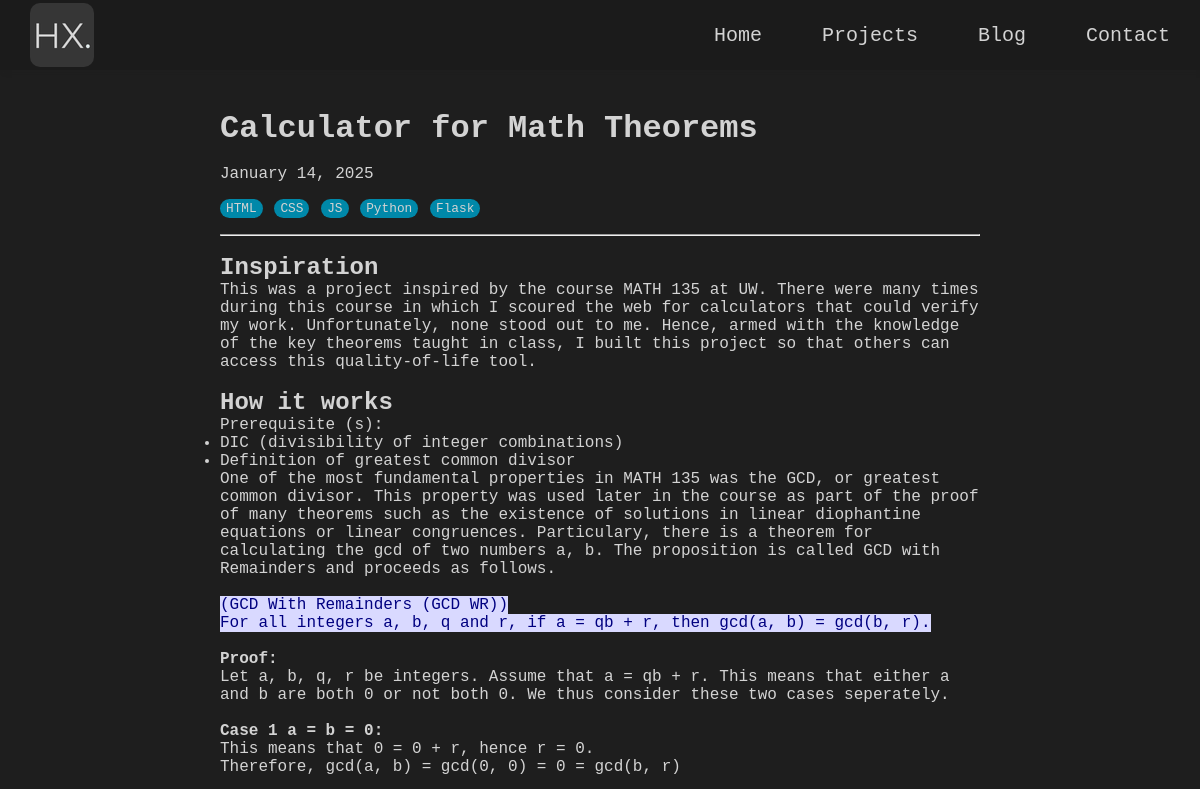
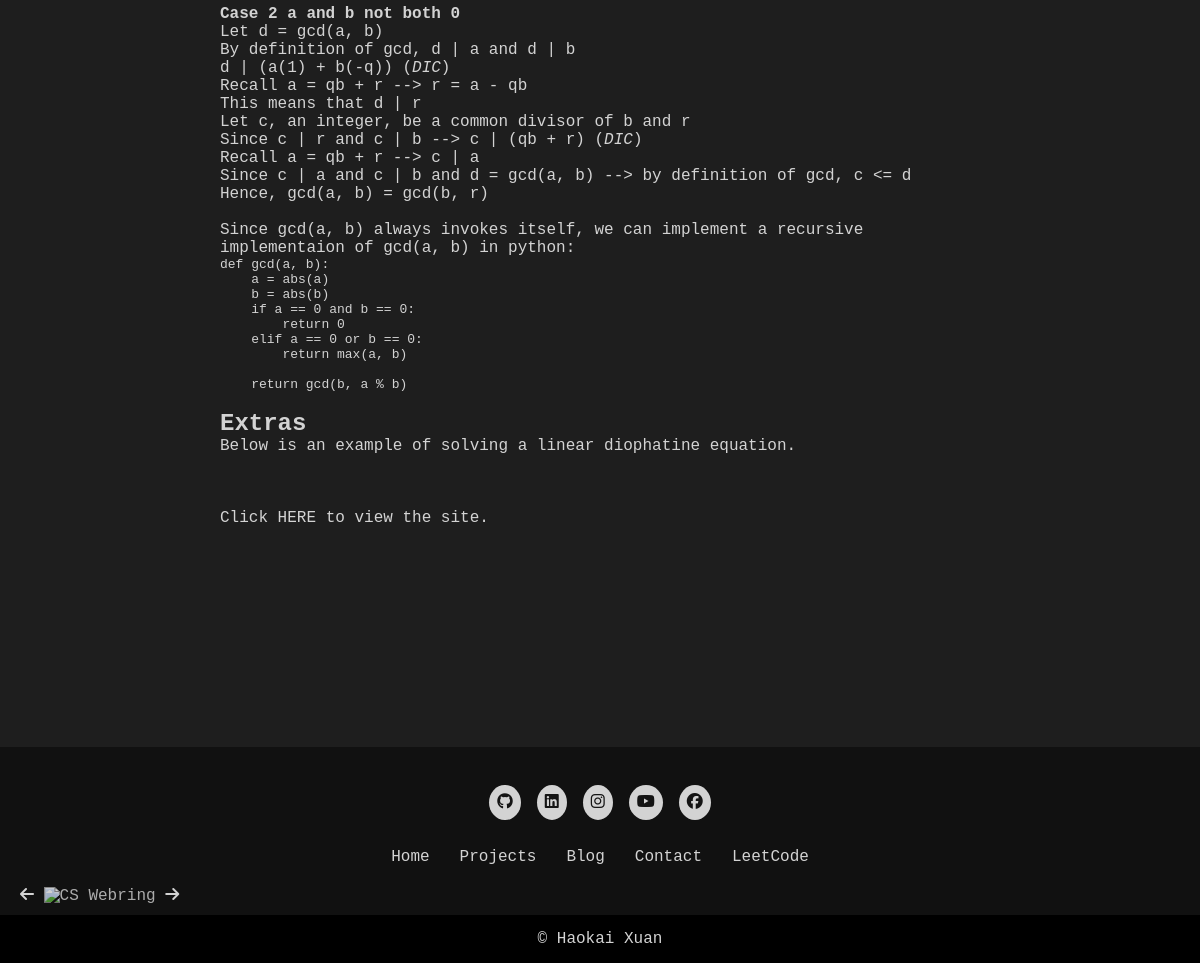
Screenshot of /projects/theorem-solver/ with the database file from the repository (2 pictures, top to bottom).
### main/models.py (models this page shows, shortened)
class Project(models.Model):
    title = models.CharField(max_length=200)
    slug = models.SlugField(unique=True, max_length=200)
    image = models.ImageField(upload_to='images/')
    description = models.TextField()
    content = RichTextField()
    date = models.DateTimeField()
    tags = models.ManyToManyField(Tag, related_name='projects')
    is_active = models.BooleanField(default=False)
    class Meta:
        ordering = ['-date']  # Sort by most recent

class Tag(models.Model):
    name = models.CharField(max_length=50)

### main/views.py (the view)
# urls.py: path('projects/<slug:slug>/', project_details_view, name='project_detail'),
def project_details_view(request, slug):
    project = get_object_or_404(Project, slug=slug)
    return render(request, 'main/project_detail.html', {'project': project})

### main/templates/main/project_detail.html (shortened to what this page needs)
{% extends 'main/base.html' %} {% load static %} {% block content %}
<div class="post-detail-container">
  <h1>{{ project.title }}</h1>
  <br>
  <p>{{ project.date|date:"F j, Y" }}</p>
  <br>
  <div class="tags">
    {% for tag in project.tags.all %}
      <span>{{ tag.name }}</span>
    {% endfor %}
  </div>
  <br>
  <hr>
  <br>
  <div>
    {{ project.content|safe }}
  </div>
</div>
{% endblock %}

### main/static/css/styles.css (style rules this page uses)
* { padding: 0; margin: 0; box-sizing: border-box; }
body { background-color: #1e1e1e; color: #d3d3d3; font-family: 'Courier New', Courier, monospace; min-height: 100vh; }
a { color: #d3d3d3; text-decoration: none; }
.tags { margin-top: auto; font-size: 0.8em; color: #d3d3d3; }
.tags span { background-color: rgba(0, 136, 169, 1); border-radius: 50px; padding: 2px 6px; margin-right: 4px; }
.post-detail-container { max-width: 800px; margin: 20px auto; padding: 20px; }

### rows the page displays
Project: title "Calculator for Math Theorems", date "January 14, 2025", content "Inspiration This was a project inspired by the course MATH 135 at UW. There were many times during this course in which I scoured the web for calculators that could verify my work. Unfortunately, none stood out to me. Hence, armed with the knowledge of the key theorems taught in class, I built this project so that others can access this quality-of-life tool. How it works Prerequisite (s): DIC (divisibility of integer combinations) Definition of greatest common divisor One of the most fundamental properties in MATH 135 was the GCD, or greatest common divisor. This property was used later in the course as part of the proof of many theorems such as the existence of solutions in linear…"
Tag: name "HTML"
Tag: name "CSS"
Tag: name "JS"
Tag: name "Python"
Tag: name "Flask"
